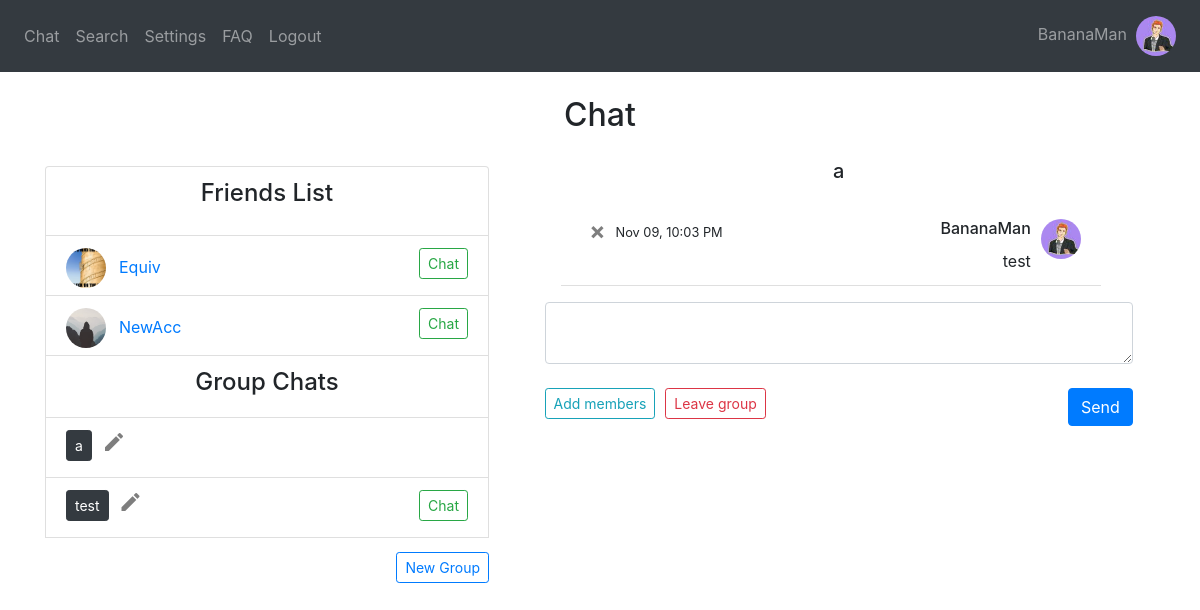
The page /group-chat/20 (signed in) on the database its author committed.
### website/models.py (models this page shows)
class User(db.Model, UserMixin):
    username = db.Column(db.String(150), unique=True)
    password = db.Column(db.String(150))
    answer = db.Column(db.String(150)) # security word
    question = db.Column(db.String(150)) # security question
    first_name = db.Column(db.String(150))
    status = db.Column(db.String(150))
    messages = db.relationship('Message')
    friends_list = db.relationship('Friend')
    id = db.Column(db.Integer, primary_key=True)
    name = db.Column(db.String(20))
    groups = db.relationship('Group', secondary=user_groups, backref=db.backref('members', lazy='dynamic'))
    image_file = db.Column(db.String(20), nullable=False, default='default.jpg')

class Group(db.Model):
    group_id = db.Column(db.Integer, primary_key=True)
    group_name = db.Column(db.String(20))

class Message(db.Model):
    id = db.Column(db.Integer, primary_key=True)
    data = db.Column(db.String(10000))
    date = db.Column(db.DateTime(timezone=True), default=func.now(tz=pytz.timezone('US/Eastern')))
    user_id = db.Column(db.Integer, db.ForeignKey('user.id')) #one-to-many relationship
    recipient_id = db.Column(db.Integer)
    group_id = db.Column(db.Integer)

class Friend(db.Model):
    id = db.Column(db.Integer, primary_key=True)
    user_id = db.Column(db.Integer, db.ForeignKey('user.id')) #one-to-many relationship
    friend_id = db.Column(db.Integer)
    friend_name = db.Column(db.String(10000))

### website/group_views.py (the view, shortened to what this page needs)
@group_views.route('/group-chat/<string:group_id>', methods=['GET', 'POST'])
@login_required
def group_chat(group_id):
    group = Group.query.filter(Group.group_id == group_id).first_or_404()
    if not db.session.query(user_groups).filter((user_groups.c.user_id==current_user.id) & (user_groups.c.group_id==group.group_id)).first():
        flash('You are not a member of this group.', category='error')
        return redirect('/')
    else: # if they are a member of the group:
        return render_template("group_chat.html", User=User, user=current_user, username=current_user.username, user_db=User, group=group, Message=Message, desc=desc, str=str, datetime=datetime)

### website/__init__.py (called while the page is built)
def create_app():
    app = Flask(__name__)
    app.config['SECRET_KEY'] = 'wadkjwlajda'
    app.config['SQLALCHEMY_DATABASE_URI'] = f'sqlite:///{DB_NAME}'
    db.init_app(app)
    from .views import views
    from .auth import auth
    from .group_views import group_views
    app.register_blueprint(views, url_prefix='/')
    app.register_blueprint(auth, url_prefix='/')
    app.register_blueprint(group_views, url_prefix='/')
    from .models import User, Message
    create_database(app)
    login_manager = LoginManager()
    login_manager.login_view = 'auth.login'
    login_manager.init_app(app)
    @login_manager.user_loader
    def load_user(id):
        return User.query.get(int(id))
    return app

### website/templates/group_chat.html (shortened to what this page needs)
{% extends "base.html" %} {% block title %}Chat{% endblock %} {% block content
    %}
    <h2 align="center">Chat</h2>
<div style="float: right; width: 55%; padding-right: 2%; padding-top: 1.5%;">
    <ul class="list-group list-group-flush" id="messages">
        <h5 align="center">{{group.group_name}}</h5>
        <div class="overflow-auto p-3 mb-3 mb-md-0 mr-md-3 bg-light;" style="max-height: 300px; display: flex; flex-direction: column-reverse;">
        {% for message in Message.query.order_by(desc(Message.id)).all() %}
            {% if message.group_id == group.group_id %}
                {% if message.user_id == user.id %}
                <li class="list-group-item">
                    <div style="height:30px">
                        <div style="float: right; padding-left: 10px"><img id="cornerpic" style="width:40px" class="rounded-circle account-img" src="{{ url_for('static', filename='profile_pics/' + current_user.image_file) }}"></div>
                        <div style="float: right"><h6>{{ user_db.query.filter(user_db.id == message.user_id).first_or_404().username }}</h6></div>
                        <div style="float: left; width: 5%"><a class="close" id="chat" href="/delete-message-group/{{message.id}}/{{group.group_id}}"><span aria-hidden="true">&times;</span></a></div>
                            {% if (message.date - datetime.datetime.now()).days < 0 %}
                            <div style="float:left; padding-left: 10px"><small>{{(message.date - datetime.timedelta(hours=5)).strftime('%b %d, %I:%M %p')}}</small></div>
                            {% elif (message.date - datetime.datetime.now()).days == -1 %}
                                <div style="float:left; padding-left: 10px"><small>{{(message.date - datetime.timedelta(hours=5)).strftime('Yesterday, %I:%M %p')}}</small></div>
                            {% else %}
                                <div style="float:left; padding-left: 10px"><small>{{(message.date - datetime.timedelta(hours=5)).strftime('%I:%M %p')}}</small></div>
                            {% endif %}
                        </div>
                        <div style="overflow-wrap: break-word" align="right">{{message.data}}</div>
                </li>
                {% endif %}
            {% endif %}
        {% endfor %}
        </div>
    </ul>
    <form method="POST">
        <textarea name="message" id="message" class="form-control"></textarea>
        <br />
        <div style="float: right">
            <button type="submit" class="btn btn-primary">Send</button>
        </div>
    </form>
    <div style="float: left;"><a class="btn btn-outline-info btn-sm" id="chat" href="/add-members/{{group.group_id}}">Add members</a></div>
    <div style="float: left; padding-left: 10px"><a class="btn btn-outline-danger btn-sm" id="chat" href="/leave-group/{{group.group_id}}/{{current_user.id}}">Leave group</a></div>
</div>
<br />
<div style="float: left; width: 40%; padding-left: 0%">
    <li style="height: 70px" class="list-group-item"><h4 align="center">Friends List</h4></li>
    {% if user.friends_list %}
        {% for friend in user.friends_list %}
            <li style="height: 60px" class="list-group-item">
                <div style="float: left"><a href="/profile/{{User.query.filter(User.id == friend.friend_id).first_or_404().username}}"><img id='cornerpic' style="width:40px" class="rounded-circle account-img" src="{{ url_for('static', filename='profile_pics/' + User.query.filter(User.id == friend.friend_id).first_or_404().image_file) }}"></a></div>
                <div style="float: left"><a class="btn btn-link" id="chat" href="/profile/{{User.query.filter(User.id == friend.friend_id).first_or_404().username}}">{{User.query.filter(User.id == friend.friend_id).first_or_404().username}}</a></div>
                <div align="right"><a class="btn btn-outline-success btn-sm" id="chat" href="/chat/{{User.query.filter(User.id == friend.friend_id).first_or_404().username}}">Chat</a></div>
            </li>
        {% endfor %}
    {% endif %}
    {% if user.groups %}
    <li class="list-group-item"><h4 align="center">Group Chats</h4></li>
        {% for specific_group in user.groups %}
            <li style="height: 60px" class="list-group-item">
                <div style="float: left; padding-right: 10px"><a class="btn btn-dark btn-sm" id="chat" href="/group-chat/{{specific_group.group_id}}">{{specific_group.group_name}}</a></div>
                <div style="float: left"><a class="close" id="chat" href="/change-group-name/{{specific_group.group_id}}"><span aria-hidden="true"><i class="material-icons">mode_edit</i></span></a></div>
                {% if specific_group.group_id != group.group_id %}
                    <div align="right"><a class="btn btn-outline-success btn-sm" id="chat" href="/group-chat/{{specific_group.group_id}}">Chat</a></div>
                {% endif %}
            </li>
        {% endfor %}
    {% endif %}
    <div style="float: right; padding-top: 3%"><a class="btn btn-outline-primary btn-sm" id="create-group" href="/create-group">New Group</a></div>
</div>
{% endblock %}

### website/templates/base.html (shortened to what this page needs)
<!DOCTYPE html>
<html>
  <head>
    <link
      rel="stylesheet"
      href="https://stackpath.bootstrapcdn.com/bootstrap/4.4.1/css/bootstrap.min.css"
    />
    <link
      rel="stylesheet"
      href="https://stackpath.bootstrapcdn.com/font-awesome/4.7.0/css/font-awesome.min.css"
    />
  </head>
  <body>
    <nav class="navbar navbar-expand-lg navbar-dark bg-dark">
      <div class="collapse navbar-collapse" id="navbar">
        <div class="navbar-nav">
          {% if current_user.is_authenticated %}
            <a class="nav-item nav-link" id="chat" href="/">Chat</a>
            <a class="nav-item nav-link" id="search" href="/search">Search</a>
            <a class="nav-item nav-link" id="settings" href="/settings">Settings</a>
            <a class="nav-item nav-link" id="faq" href="/faq">FAQ</a>
            <a class="nav-item nav-link" id="logout" href="/logout">Logout</a>
          {% else %}
            <a class="nav-item nav-link" id="login" href="/login">Log In</a>
            <a class="nav-item nav-link" id="signUp" href="/sign-up">Sign Up</a>
            <a class="nav-item nav-link" id="faq" href="/faq">FAQ</a>
          {% endif %}
        </div>
      </div>
        <div class="navbar-nav">
          {% if current_user.is_authenticated %}
          <a class="nav-item nav-link" id="chat" href="/profile">{{current_user.username}}&nbsp;&nbsp;<img id="cornerpic" style="width: 40px;" class="rounded-circle account-img" src="{{ url_for('static', filename='profile_pics/' + current_user.image_file) }}"></a>
          {% endif %}
        </div>
    </nav>
    <br />
    <div class="container">{% block content %} {% endblock %}</div>
  </body>
</html>

### website/templates/base.html (style rules this page uses)
#cornerpic { object-fit: cover; width:40px; height:40px; }

### rows shown on the page
User: username "BananaMan", image_file (picture), query.filter "BananaMan"
Group: group_name "a"
Message: image_file (picture), date "Nov 09, 10:03 PM", data "test"
Friend: image_file (picture)
User: query.filter "Equiv"
Friend: image_file (placeholder picture)
User: query.filter "NewAcc"
Group: group_name "test"
